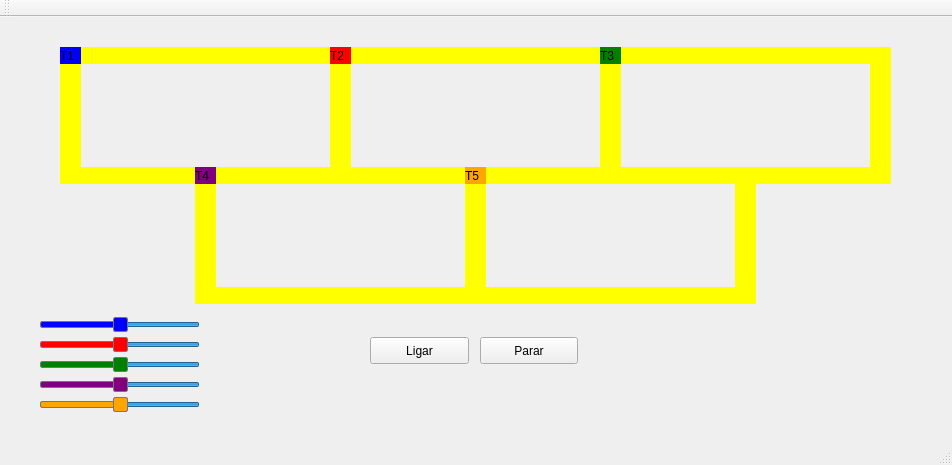
<?xml version="1.0" encoding="UTF-8"?>
<ui version="4.0">
 <class>MainWindow</class>
 <widget class="QMainWindow" name="MainWindow">
  <property name="geometry">
   <rect>
    <x>0</x>
    <y>0</y>
    <width>952</width>
    <height>465</height>
   </rect>
  </property>
  <property name="windowTitle">
   <string>MainWindow</string>
  </property>
  <property name="autoFillBackground">
   <bool>false</bool>
  </property>
  <widget class="QWidget" name="centralWidget">
   <widget class="QLabel" name="label_trem1">
    <property name="geometry">
     <rect>
      <x>60</x>
      <y>30</y>
      <width>21</width>
      <height>17</height>
     </rect>
    </property>
    <property name="styleSheet">
     <string notr="true">QLabel { background: blue}</string>
    </property>
    <property name="text">
     <string>T1</string>
    </property>
   </widget>
   <widget class="QLabel" name="label_trilho1">
    <property name="geometry">
     <rect>
      <x>80</x>
      <y>30</y>
      <width>250</width>
      <height>17</height>
     </rect>
    </property>
    <property name="styleSheet">
     <string notr="true">QLabel { background: yellow}</string>
    </property>
    <property name="text">
     <string/>
    </property>
   </widget>
   <widget class="QLabel" name="label_trilho2">
    <property name="geometry">
     <rect>
      <x>80</x>
      <y>150</y>
      <width>250</width>
      <height>17</height>
     </rect>
    </property>
    <property name="styleSheet">
     <string notr="true">QLabel { background: yellow}</string>
    </property>
    <property name="text">
     <string/>
    </property>
   </widget>
   <widget class="QLabel" name="label_trilho3">
    <property name="geometry">
     <rect>
      <x>330</x>
      <y>30</y>
      <width>21</width>
      <height>137</height>
     </rect>
    </property>
    <property name="styleSheet">
     <string notr="true">QLabel { background: yellow}</string>
    </property>
    <property name="text">
     <string/>
    </property>
   </widget>
   <widget class="QLabel" name="label_trilho4">
    <property name="geometry">
     <rect>
      <x>60</x>
      <y>30</y>
      <width>21</width>
      <height>137</height>
     </rect>
    </property>
    <property name="styleSheet">
     <string notr="true">QLabel { background: yellow}</string>
    </property>
    <property name="text">
     <string/>
    </property>
   </widget>
   <widget class="QPushButton" name="pushButton">
    <property name="geometry">
     <rect>
      <x>370</x>
      <y>320</y>
      <width>99</width>
      <height>27</height>
     </rect>
    </property>
    <property name="text">
     <string>Ligar</string>
    </property>
   </widget>
   <widget class="QPushButton" name="pushButton_2">
    <property name="geometry">
     <rect>
      <x>480</x>
      <y>320</y>
      <width>98</width>
      <height>27</height>
     </rect>
    </property>
    <property name="text">
     <string>Parar</string>
    </property>
   </widget>
   <widget class="QLabel" name="label_trilho4_2">
    <property name="geometry">
     <rect>
      <x>600</x>
      <y>30</y>
      <width>21</width>
      <height>137</height>
     </rect>
    </property>
    <property name="styleSheet">
     <string notr="true">QLabel { background: yellow}</string>
    </property>
    <property name="text">
     <string/>
    </property>
   </widget>
   <widget class="QLabel" name="label_trilho1_2">
    <property name="geometry">
     <rect>
      <x>350</x>
      <y>30</y>
      <width>250</width>
      <height>17</height>
     </rect>
    </property>
    <property name="styleSheet">
     <string notr="true">QLabel { background: yellow}</string>
    </property>
    <property name="text">
     <string/>
    </property>
   </widget>
   <widget class="QLabel" name="label_trilho2_2">
    <property name="geometry">
     <rect>
      <x>350</x>
      <y>150</y>
      <width>250</width>
      <height>17</height>
     </rect>
    </property>
    <property name="styleSheet">
     <string notr="true">QLabel { background: yellow}</string>
    </property>
    <property name="text">
     <string/>
    </property>
   </widget>
   <widget class="QLabel" name="label_trem2">
    <property name="geometry">
     <rect>
      <x>330</x>
      <y>30</y>
      <width>21</width>
      <height>17</height>
     </rect>
    </property>
    <property name="styleSheet">
     <string notr="true">QLabel { background: red}</string>
    </property>
    <property name="text">
     <string>T2</string>
    </property>
   </widget>
   <widget class="QLabel" name="label_trilho1_3">
    <property name="geometry">
     <rect>
      <x>620</x>
      <y>30</y>
      <width>250</width>
      <height>17</height>
     </rect>
    </property>
    <property name="styleSheet">
     <string notr="true">QLabel { background: yellow}</string>
    </property>
    <property name="text">
     <string/>
    </property>
   </widget>
   <widget class="QLabel" name="label_trilho4_3">
    <property name="geometry">
     <rect>
      <x>870</x>
      <y>30</y>
      <width>21</width>
      <height>137</height>
     </rect>
    </property>
    <property name="styleSheet">
     <string notr="true">QLabel { background: yellow}</string>
    </property>
    <property name="text">
     <string/>
    </property>
   </widget>
   <widget class="QLabel" name="label_trilho2_3">
    <property name="geometry">
     <rect>
      <x>620</x>
      <y>150</y>
      <width>250</width>
      <height>17</height>
     </rect>
    </property>
    <property name="styleSheet">
     <string notr="true">QLabel { background: yellow}</string>
    </property>
    <property name="text">
     <string/>
    </property>
   </widget>
   <widget class="QLabel" name="label_trilho3_2">
    <property name="geometry">
     <rect>
      <x>465</x>
      <y>166</y>
      <width>21</width>
      <height>121</height>
     </rect>
    </property>
    <property name="styleSheet">
     <string notr="true">QLabel { background: yellow}</string>
    </property>
    <property name="text">
     <string/>
    </property>
   </widget>
   <widget class="QLabel" name="label_trilho2_4">
    <property name="geometry">
     <rect>
      <x>215</x>
      <y>270</y>
      <width>250</width>
      <height>17</height>
     </rect>
    </property>
    <property name="styleSheet">
     <string notr="true">QLabel { background: yellow}</string>
    </property>
    <property name="text">
     <string/>
    </property>
   </widget>
   <widget class="QLabel" name="label_trilho4_4">
    <property name="geometry">
     <rect>
      <x>195</x>
      <y>166</y>
      <width>21</width>
      <height>121</height>
     </rect>
    </property>
    <property name="styleSheet">
     <string notr="true">QLabel { background: yellow}</string>
    </property>
    <property name="text">
     <string/>
    </property>
   </widget>
   <widget class="QLabel" name="label_trilho3_3">
    <property name="geometry">
     <rect>
      <x>735</x>
      <y>166</y>
      <width>21</width>
      <height>121</height>
     </rect>
    </property>
    <property name="styleSheet">
     <string notr="true">QLabel { background: yellow}</string>
    </property>
    <property name="text">
     <string/>
    </property>
   </widget>
   <widget class="QLabel" name="label_trilho2_5">
    <property name="geometry">
     <rect>
      <x>485</x>
      <y>270</y>
      <width>250</width>
      <height>17</height>
     </rect>
    </property>
    <property name="styleSheet">
     <string notr="true">QLabel { background: yellow}</string>
    </property>
    <property name="text">
     <string/>
    </property>
   </widget>
   <widget class="QLabel" name="label_trem3">
    <property name="geometry">
     <rect>
      <x>600</x>
      <y>30</y>
      <width>21</width>
      <height>17</height>
     </rect>
    </property>
    <property name="styleSheet">
     <string notr="true">QLabel { background: green}</string>
    </property>
    <property name="text">
     <string>T3</string>
    </property>
   </widget>
   <widget class="QLabel" name="label_trem4">
    <property name="geometry">
     <rect>
      <x>195</x>
      <y>150</y>
      <width>21</width>
      <height>17</height>
     </rect>
    </property>
    <property name="styleSheet">
     <string notr="true">QLabel { background: purple}</string>
    </property>
    <property name="text">
     <string>T4</string>
    </property>
   </widget>
   <widget class="QLabel" name="label_trem5">
    <property name="geometry">
     <rect>
      <x>465</x>
      <y>150</y>
      <width>21</width>
      <height>17</height>
     </rect>
    </property>
    <property name="styleSheet">
     <string notr="true">QLabel { background: orange}</string>
    </property>
    <property name="text">
     <string>T5</string>
    </property>
   </widget>
   <widget class="QSlider" name="horizontalSlider_t1">
    <property name="geometry">
     <rect>
      <x>40</x>
      <y>300</y>
      <width>160</width>
      <height>16</height>
     </rect>
    </property>
    <property name="autoFillBackground">
     <bool>false</bool>
    </property>
    <property name="styleSheet">
     <string notr="true">QSlider::sub-page:horizontal {
	background: blue;
	border: 1px solid #777;
	border-radius: 2px;
}

QSlider::handle:horizontal {
	background: blue;
	border: 1px solid #777;
	border-radius: 2px;
}</string>
    </property>
    <property name="minimum">
     <number>1</number>
    </property>
    <property name="maximum">
     <number>200</number>
    </property>
    <property name="sliderPosition">
     <number>100</number>
    </property>
    <property name="orientation">
     <enum>Qt::Horizontal</enum>
    </property>
    <property name="invertedAppearance">
     <bool>true</bool>
    </property>
    <property name="invertedControls">
     <bool>false</bool>
    </property>
   </widget>
   <widget class="QSlider" name="horizontalSlider_t2">
    <property name="geometry">
     <rect>
      <x>40</x>
      <y>320</y>
      <width>160</width>
      <height>16</height>
     </rect>
    </property>
    <property name="autoFillBackground">
     <bool>false</bool>
    </property>
    <property name="styleSheet">
     <string notr="true">QSlider::sub-page:horizontal {
	background: red;
	border: 1px solid #777;
	border-radius: 2px;
}

QSlider::handle:horizontal {
	background: red;
	border: 1px solid #777;
	border-radius: 2px;
}</string>
    </property>
    <property name="minimum">
     <number>1</number>
    </property>
    <property name="maximum">
     <number>200</number>
    </property>
    <property name="sliderPosition">
     <number>100</number>
    </property>
    <property name="orientation">
     <enum>Qt::Horizontal</enum>
    </property>
    <property name="invertedAppearance">
     <bool>true</bool>
    </property>
    <property name="invertedControls">
     <bool>false</bool>
    </property>
   </widget>
   <widget class="QSlider" name="horizontalSlider_t3">
    <property name="geometry">
     <rect>
      <x>40</x>
      <y>340</y>
      <width>160</width>
      <height>16</height>
     </rect>
    </property>
    <property name="styleSheet">
     <string notr="true">QSlider::sub-page:horizontal {
	background: green;
	border: 1px solid #777;
	border-radius: 2px;
}

QSlider::handle:horizontal {
	background: green;
	border: 1px solid #777;
	border-radius: 2px;
}</string>
    </property>
    <property name="minimum">
     <number>1</number>
    </property>
    <property name="maximum">
     <number>200</number>
    </property>
    <property name="sliderPosition">
     <number>100</number>
    </property>
    <property name="orientation">
     <enum>Qt::Horizontal</enum>
    </property>
    <property name="invertedAppearance">
     <bool>true</bool>
    </property>
    <property name="invertedControls">
     <bool>false</bool>
    </property>
   </widget>
   <widget class="QSlider" name="horizontalSlider_t4">
    <property name="geometry">
     <rect>
      <x>40</x>
      <y>360</y>
      <width>160</width>
      <height>16</height>
     </rect>
    </property>
    <property name="styleSheet">
     <string notr="true">QSlider::sub-page:horizontal {
	background: purple;
	border: 1px solid #777;
	border-radius: 2px;
}

QSlider::handle:horizontal {
	background: purple;
	border: 1px solid #777;
	border-radius: 2px;
}</string>
    </property>
    <property name="minimum">
     <number>1</number>
    </property>
    <property name="maximum">
     <number>200</number>
    </property>
    <property name="sliderPosition">
     <number>100</number>
    </property>
    <property name="orientation">
     <enum>Qt::Horizontal</enum>
    </property>
    <property name="invertedAppearance">
     <bool>true</bool>
    </property>
    <property name="invertedControls">
     <bool>false</bool>
    </property>
   </widget>
   <widget class="QSlider" name="horizontalSlider_t5">
    <property name="geometry">
     <rect>
      <x>40</x>
      <y>380</y>
      <width>160</width>
      <height>16</height>
     </rect>
    </property>
    <property name="styleSheet">
     <string notr="true">QSlider::sub-page:horizontal {
	background: orange;
	border: 1px solid #777;
	border-radius: 2px;
}

QSlider::handle:horizontal {
	background: orange;
	border: 1px solid #777;
	border-radius: 2px;
}</string>
    </property>
    <property name="minimum">
     <number>1</number>
    </property>
    <property name="maximum">
     <number>200</number>
    </property>
    <property name="sliderPosition">
     <number>100</number>
    </property>
    <property name="orientation">
     <enum>Qt::Horizontal</enum>
    </property>
    <property name="invertedAppearance">
     <bool>true</bool>
    </property>
    <property name="invertedControls">
     <bool>false</bool>
    </property>
   </widget>
   <zorder>label_trilho1</zorder>
   <zorder>label_trilho2</zorder>
   <zorder>label_trilho3</zorder>
   <zorder>label_trilho4</zorder>
   <zorder>label_trem1</zorder>
   <zorder>pushButton</zorder>
   <zorder>pushButton_2</zorder>
   <zorder>label_trilho4_2</zorder>
   <zorder>label_trilho1_2</zorder>
   <zorder>label_trilho2_2</zorder>
   <zorder>label_trem2</zorder>
   <zorder>label_trilho1_3</zorder>
   <zorder>label_trilho4_3</zorder>
   <zorder>label_trilho2_3</zorder>
   <zorder>label_trilho3_2</zorder>
   <zorder>label_trilho2_4</zorder>
   <zorder>label_trilho4_4</zorder>
   <zorder>label_trilho3_3</zorder>
   <zorder>label_trilho2_5</zorder>
   <zorder>label_trem3</zorder>
   <zorder>label_trem4</zorder>
   <zorder>label_trem5</zorder>
   <zorder>horizontalSlider_t1</zorder>
   <zorder>horizontalSlider_t2</zorder>
   <zorder>horizontalSlider_t3</zorder>
   <zorder>horizontalSlider_t4</zorder>
   <zorder>horizontalSlider_t5</zorder>
  </widget>
  <widget class="QMenuBar" name="menuBar">
   <property name="geometry">
    <rect>
     <x>0</x>
     <y>0</y>
     <width>952</width>
     <height>22</height>
    </rect>
   </property>
  </widget>
  <widget class="QToolBar" name="mainToolBar">
   <attribute name="toolBarArea">
    <enum>TopToolBarArea</enum>
   </attribute>
   <attribute name="toolBarBreak">
    <bool>false</bool>
   </attribute>
  </widget>
  <widget class="QStatusBar" name="statusBar"/>
 </widget>
 <layoutdefault spacing="6" margin="11"/>
 <resources/>
 <connections/>
</ui>
